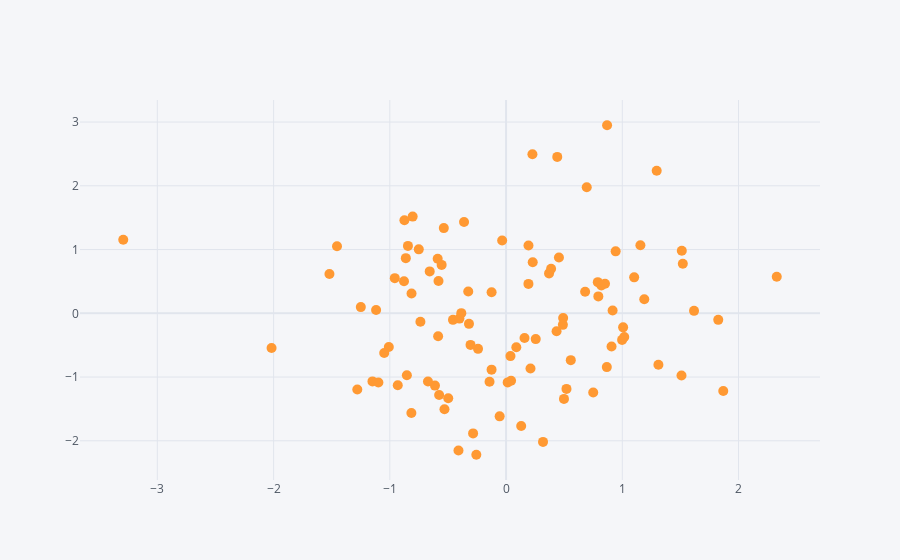

Notebook code for this chart:
### Code cell
df.iplot(kind='scatter',x='A',y='B',mode='markers',size=10)
# mode is used to specifically show the markers.
